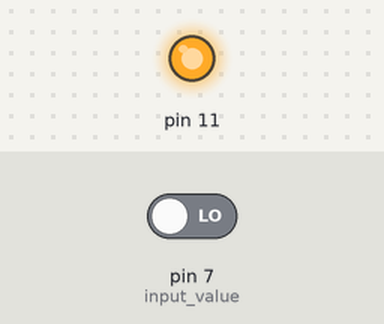
A program run on a simulated Raspberry Pi (header pin numbers). On the bench: output pins drawn as LEDs (lit = HIGH). The inputs (shaded band) are chosen by the test bench; at power-on: pin 7 (input_value) LOW. What the program prints to the terminal is not drawn.

Above: at 1.2 s.
1.3 s: pin 7 (input_value) driven HIGH
At 1.6 s:
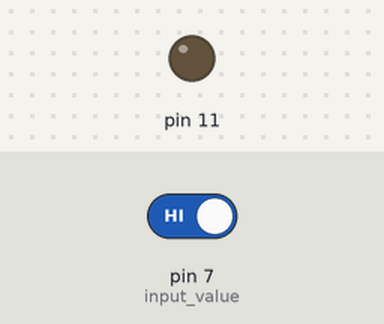
2.8 s: pin 7 (input_value) driven LOW
At 3.9 s:
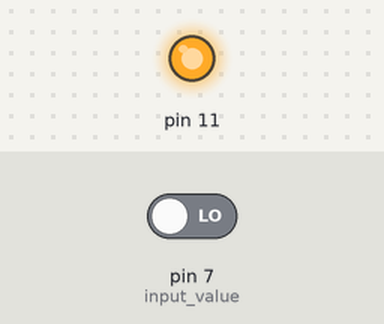
Timing chart, 0 to 5.8 s (numbered marks = the images above; inputs shaded):
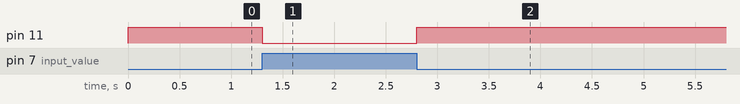

The program:

button.py
```python
import RPi.GPIO as gpio
gpio.setmode(gpio.BOARD)
gpio.setup(7, gpio.IN)
gpio.setup(11, gpio.OUT)

while True:
  input_value = gpio.input(7)
  if input_value == False:
    print("pressed!")
    gpio.output(11, True)
  else:
    gpio.output(11, False)
```

Measured:
- after the input at 1.3 s, pin 11: HIGH → LOW at once
- after the input at 2.8 s, pin 11: LOW → HIGH at once
